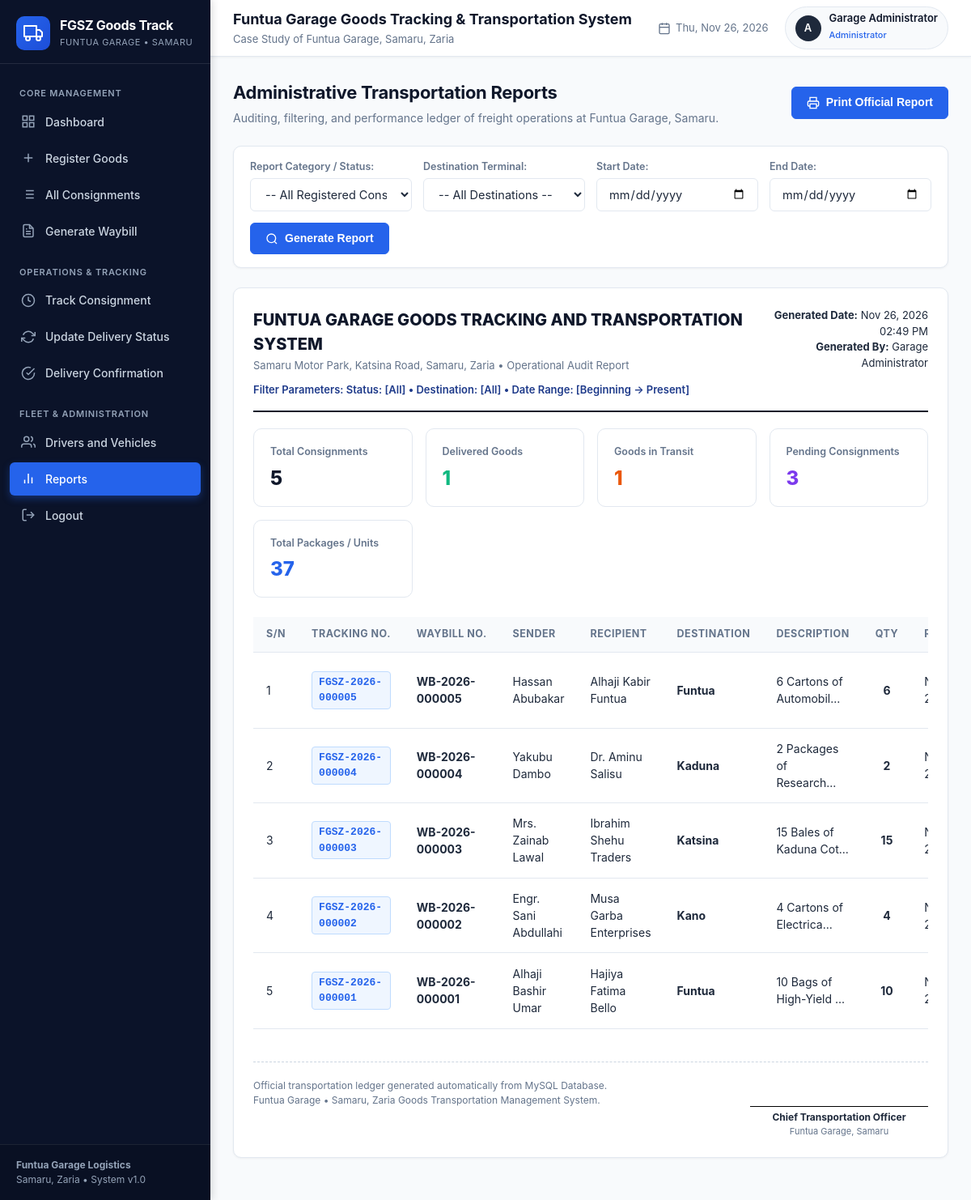
The page /reports/index.php (signed in) on the database its author committed.
### tables this page shows
CREATE TABLE `consignments` (
  `consignment_id` INT NOT NULL AUTO_INCREMENT,
  `tracking_number` VARCHAR(50) NOT NULL UNIQUE,
  `sender_name` VARCHAR(100) NOT NULL,
  `sender_contact` VARCHAR(30) NOT NULL,
  `sender_address` VARCHAR(255) NULL,
  `recipient_name` VARCHAR(100) NOT NULL,
  `recipient_contact` VARCHAR(30) NOT NULL,
  `recipient_address` VARCHAR(255) NULL,
  `goods_description` TEXT NOT NULL,
  `quantity` INT NOT NULL DEFAULT 1,
  `goods_category` VARCHAR(100) NULL,
  `special_instructions` TEXT NULL,
  `destination` VARCHAR(150) NOT NULL,
  `dispatch_date` DATE NULL,
  `driver_id` INT NULL,
  `vehicle_id` INT NULL,
  `current_status` VARCHAR(30) NOT NULL DEFAULT 'Registered',
  `registered_by` INT NOT NULL,
  `created_at` DATETIME NOT NULL DEFAULT CURRENT_TIMESTAMP,
  PRIMARY KEY (`consignment_id`),
  INDEX `idx_tracking` (`tracking_number`),
  INDEX `idx_status` (`current_status`),
  INDEX `idx_destination` (`destination`),
  INDEX `idx_created_at` (`created_at`),
  CONSTRAINT `fk_consignment_driver` FOREIGN KEY (`driver_id`) REFERENCES `drivers` (`driver_id`) ON DELETE SET NULL ON UPDATE CASCADE,
  CONSTRAINT `fk_consignment_vehicle` FOREIGN KEY (`vehicle_id`) REFERENCES `vehicles` (`vehicle_id`) ON DELETE SET NULL ON UPDATE CASCADE,
  CONSTRAINT `fk_consignment_user` FOREIGN KEY (`registered_by`) REFERENCES `users` (`user_id`) ON DELETE CASCADE ON UPDATE CASCADE
);

CREATE TABLE `waybills` (
  `waybill_id` INT NOT NULL AUTO_INCREMENT,
  `consignment_id` INT NOT NULL UNIQUE,
  `waybill_number` VARCHAR(50) NOT NULL UNIQUE,
  `issue_date` DATETIME NOT NULL DEFAULT CURRENT_TIMESTAMP,
  `issued_by` INT NOT NULL,
  PRIMARY KEY (`waybill_id`),
  INDEX `idx_waybill_num` (`waybill_number`),
  CONSTRAINT `fk_waybill_consignment` FOREIGN KEY (`consignment_id`) REFERENCES `consignments` (`consignment_id`) ON DELETE CASCADE ON UPDATE CASCADE,
  CONSTRAINT `fk_waybill_user` FOREIGN KEY (`issued_by`) REFERENCES `users` (`user_id`) ON DELETE CASCADE ON UPDATE CASCADE
);

### reports/index.php (the view, shortened to what this page needs)
<?php
require_once __DIR__ . '/../includes/auth.php';
$status_filter = trim($_GET['status'] ?? '');
$destination_filter = trim($_GET['destination'] ?? '');
$start_date = trim($_GET['start_date'] ?? '');
$end_date = trim($_GET['end_date'] ?? '');
$where = [];
$params = [];
$where_sql = !empty($where) ? 'WHERE ' . implode(' AND ', $where) : '';
$query = "
    SELECT c.*, w.waybill_number,
           d.full_name AS driver_name,
           v.registration_number AS vehicle_reg,
           u.full_name AS registrar_name
    FROM consignments c
    LEFT JOIN waybills w ON c.consignment_id = w.consignment_id
    LEFT JOIN drivers d ON c.driver_id = d.driver_id
    LEFT JOIN vehicles v ON c.vehicle_id = v.vehicle_id
    LEFT JOIN users u ON c.registered_by = u.user_id
    {$where_sql}
    ORDER BY c.consignment_id DESC
";
$stmt = $pdo->prepare($query);
$stmt->execute($params);
$report_records = $stmt->fetchAll();
$total_matching = count($report_records);
$total_delivered = 0;
$total_in_transit = 0;
$total_pending = 0;
$total_quantity = 0;
foreach ($report_records as $r) {
    $total_quantity += (int)$r['quantity'];
    if ($r['current_status'] === 'Delivered') {
        $total_delivered++;
    } elseif ($r['current_status'] === 'In Transit') {
        $total_in_transit++;
    } else {
        $total_pending++;
    }
}
require_once __DIR__ . '/../includes/header.php';
require_once __DIR__ . '/../includes/sidebar.php';
?>
<div class="page-header no-print">
  <div class="page-header-title">
    <h1>Administrative Transportation Reports</h1>
    <p>Auditing, filtering, and performance ledger of freight operations at Funtua Garage, Samaru.</p>
  </div>
  <div class="page-header-actions">
    <button type="button" class="btn btn-primary" onclick="window.print();">
      <svg viewBox="0 0 24 24" fill="none" stroke="currentColor" stroke-width="2">
        <polyline points="6 9 6 2 18 2 18 9"></polyline>
        <path d="M6 18H4a2 2 0 0 1-2-2v-5a2 2 0 0 1 2-2h16a2 2 0 0 1 2 2v5a2 2 0 0 1-2 2h-2"></path>
        <rect x="6" y="14" width="12" height="8"></rect>
      </svg>
      Print Official Report
    </button>
  </div>
</div>
<div class="filter-card no-print">
  <form method="GET" action="<?php echo BASE_URL; ?>reports/index.php" class="filter-form">
    <div class="filter-group">
      <label for="status">Report Category / Status:</label>
      <select id="status" name="status" class="form-control">
        <option value="">-- All Registered Consignments --</option>
      </select>
    </div>
    <div class="filter-group">
      <label for="destination">Destination Terminal:</label>
      <select id="destination" name="destination" class="form-control">
        <option value="">-- All Destinations --</option>
      </select>
    </div>
    <div class="filter-group">
      <label for="start_date">Start Date:</label>
      <input type="date" id="start_date" name="start_date" class="form-control" value="<?php echo htmlspecialchars($start_date); ?>">
    </div>
    <div class="filter-group">
      <label for="end_date">End Date:</label>
      <input type="date" id="end_date" name="end_date" class="form-control" value="<?php echo htmlspecialchars($end_date); ?>">
    </div>
    <div>
      <button type="submit" class="btn btn-primary">
        <svg viewBox="0 0 24 24" fill="none" stroke="currentColor" stroke-width="2"><circle cx="11" cy="11" r="8"></circle><line x1="21" y1="21" x2="16.65" y2="16.65"></line></svg>
        Generate Report
      </button>
    </div>
  </form>
</div>
<div class="card" style="padding: 24px;">
  <div style="border-bottom: 2px solid var(--primary-navy); padding-bottom: 16px; margin-bottom: 20px;">
    <div style="display: flex; justify-content: space-between; align-items: flex-start;">
      <div>
        <h1 style="font-size: 20px; font-weight: 800; color: var(--primary-navy);">
          FUNTUA GARAGE GOODS TRACKING AND TRANSPORTATION SYSTEM
        </h1>
        <p style="font-size: 13px; color: var(--text-muted); margin-top: 2px;">
          Samaru Motor Park, Katsina Road, Samaru, Zaria &bull; Operational Audit Report
        </p>
      </div>
      <div style="text-align: right; font-size: 13px;">
        <div><strong>Generated Date:</strong> <?php echo date('M d, Y h:i A'); ?></div>
        <div><strong>Generated By:</strong> <?php echo htmlspecialchars($_SESSION['full_name'] ?? 'Administrator'); ?></div>
      </div>
    </div>
    <div style="margin-top: 10px; font-size: 13px; color: #1e3a8a; font-weight: 600;">
      Filter Parameters:
      Status: [<?php echo $status_filter ?: 'All'; ?>] &bull;
      Destination: [<?php echo $destination_filter ?: 'All'; ?>] &bull;
      Date Range: [<?php echo $start_date ? $start_date : 'Beginning'; ?> &rarr; <?php echo $end_date ? $end_date : 'Present'; ?>]
    </div>
  </div>
  <div class="report-summary-bar">
    <div class="report-metric-card">
      <span class="label">Total Consignments</span>
      <div class="val"><?php echo number_format($total_matching); ?></div>
    </div>
    <div class="report-metric-card">
      <span class="label">Delivered Goods</span>
      <div class="val" style="color: var(--success-color);"><?php echo number_format($total_delivered); ?></div>
    </div>
    <div class="report-metric-card">
      <span class="label">Goods in Transit</span>
      <div class="val" style="color: #ea580c;"><?php echo number_format($total_in_transit); ?></div>
    </div>
    <div class="report-metric-card">
      <span class="label">Pending Consignments</span>
      <div class="val" style="color: #7c3aed;"><?php echo number_format($total_pending); ?></div>
    </div>
    <div class="report-metric-card">
      <span class="label">Total Packages / Units</span>
      <div class="val" style="color: #2563eb;"><?php echo number_format($total_quantity); ?></div>
    </div>
  </div>
  <div class="table-responsive">
    <table class="data-table">
      <thead>
        <tr>
          <th>S/N</th>
          <th>Tracking No.</th>
          <th>Waybill No.</th>
          <th>Sender</th>
          <th>Recipient</th>
          <th>Destination</th>
          <th>Description</th>
          <th style="text-align: center;">Qty</th>
          <th>Reg. Date</th>
        </tr>
      </thead>
      <tbody>
        <?php if (empty($report_records)): ?>
          <tr>
            <td colspan="11" style="text-align: center; color: var(--text-muted); padding: 30px;">
              No records found matching the specified report criteria.
            </td>
          </tr>
        <?php else: ?>
          <?php
          $sn = 1;
          foreach ($report_records as $rec):
          ?>
            <tr>
              <td><?php echo $sn++; ?></td>
              <td><span class="tracking-code"><?php echo htmlspecialchars($rec['tracking_number']); ?></span></td>
              <td><strong><?php echo htmlspecialchars($rec['waybill_number'] ?? 'N/A'); ?></strong></td>
              <td><?php echo htmlspecialchars($rec['sender_name']); ?></td>
              <td><?php echo htmlspecialchars($rec['recipient_name']); ?></td>
              <td><strong><?php echo htmlspecialchars($rec['destination']); ?></strong></td>
              <td><?php echo htmlspecialchars(mb_strimwidth($rec['goods_description'], 0, 25, '...')); ?></td>
              <td style="text-align: center; font-weight: 700;"><?php echo (int)$rec['quantity']; ?></td>
              <td><?php echo format_date($rec['created_at']); ?></td>
            </tr>
          <?php endforeach; ?>
        <?php endif; ?>
      </tbody>
    </table>
  </div>
  <div style="margin-top: 40px; display: flex; justify-content: space-between; border-top: 1px dashed #cbd5e1; padding-top: 20px;">
    <div style="font-size: 12px; color: var(--text-muted);">
      Official transportation ledger generated automatically from MySQL Database.<br>
      Funtua Garage &bull; Samaru, Zaria Goods Transportation Management System.
    </div>
    <div style="text-align: center; width: 220px;">
      <div style="border-bottom: 1px solid #000; height: 35px; margin-bottom: 4px;"></div>
      <div style="font-size: 12px; font-weight: 700;">Chief Transportation Officer</div>
      <div style="font-size: 11px; color: var(--text-muted);">Funtua Garage, Samaru</div>
    </div>
  </div>
</div>
<?php require_once __DIR__ . '/../includes/footer.php'; ?>

### assets/css/style.css (style rules this page uses)
:root { --primary-navy: #0f172a; --secondary-navy: #1e293b; --sidebar-navy: #0b1329; --accent-blue: #2563eb; --accent-blue-hover: #1d4ed8; --accent-light: #eff6ff; --bg-page: #f8fafc; --bg-card: #ffffff; --border-color: #e2e8f0; --border-light: #f1f5f9; --text-main: #1e293b; --text-muted: #64748b; --text-light: #94a3b8; --success-color: #10b981; --warning-color: #f59e0b; --danger-color: #ef4444; --info-color: #0284c7; --radius-sm: 6px; --radius-md: 10px; --radius-lg: 14px; --shadow-sm: 0 1px 3px rgba(0, 0, 0, 0.05); --shadow-md: 0 4px 6px -1px rgba(15, 23, 42, 0.08), 0 2px 4px -2px rgba(15, 23, 42, 0.05); --shadow-lg: 0 10px 15px -3px rgba(15, 23, 42, 0.1), 0 4px 6px -4px rgba(15, 23, 42, 0.05); --sidebar-width: 260px; --header-height: 70px; }
* { box-sizing: border-box; margin: 0; padding: 0; }
body { font-family: -apple-system, BlinkMacSystemFont, "Segoe UI", Roboto, "Helvetica Neue", Arial, sans-serif; background-color: var(--bg-page); color: var(--text-main); line-height: 1.5; font-size: 15px; -webkit-font-smoothing: antialiased; }
.page-header { display: flex; align-items: center; justify-content: space-between; margin-bottom: 24px; flex-wrap: wrap; gap: 16px; }
.page-header-title h1 { font-size: 22px; font-weight: 700; color: var(--primary-navy); letter-spacing: -0.3px; }
.page-header-title p { font-size: 14px; color: var(--text-muted); margin-top: 4px; }
.page-header-actions { display: flex; gap: 12px; flex-wrap: wrap; }
.card { background-color: var(--bg-card); border: 1px solid var(--border-color); border-radius: var(--radius-md); box-shadow: var(--shadow-sm); margin-bottom: 24px; overflow: hidden; }
.btn { display: inline-flex; align-items: center; justify-content: center; gap: 8px; padding: 9px 18px; font-size: 14px; font-weight: 600; border-radius: var(--radius-sm); border: 1px solid transparent; cursor: pointer; transition: all 0.2s ease; line-height: 1.4; text-decoration: none; }
.btn svg { width: 16px; height: 16px; }
.btn-primary { background-color: var(--accent-blue); color: #fff; border-color: var(--accent-blue); }
.table-responsive { width: 100%; overflow-x: auto; }
.data-table { width: 100%; border-collapse: collapse; text-align: left; }
.data-table th { background-color: #f8fafc; padding: 12px 16px; font-size: 12.5px; font-weight: 700; color: var(--text-muted); text-transform: uppercase; letter-spacing: 0.5px; border-bottom: 1px solid var(--border-color); white-space: nowrap; }
.data-table td { padding: 14px 16px; font-size: 14px; border-bottom: 1px solid var(--border-color); color: var(--text-main); vertical-align: middle; }
.tracking-code { font-family: ui-monospace, SFMono-Regular, Menlo, Monaco, Consolas, monospace; font-size: 13px; font-weight: 700; color: var(--accent-blue); background-color: #eff6ff; padding: 3px 8px; border-radius: 4px; border: 1px solid #bfdbfe; display: inline-block; }
.form-control { width: 100%; padding: 10px 14px; font-size: 14.5px; border: 1px solid var(--border-color); border-radius: var(--radius-sm); background-color: #fff; color: var(--text-main); transition: border-color 0.2s ease, box-shadow 0.2s ease; outline: none; font-family: inherit; }
.filter-card { background-color: #fff; border: 1px solid var(--border-color); border-radius: var(--radius-md); padding: 16px 20px; margin-bottom: 24px; box-shadow: var(--shadow-sm); }
.filter-form { display: flex; gap: 14px; align-items: flex-end; flex-wrap: wrap; }
.filter-group { flex: 1; min-width: 160px; }
.filter-group label { display: block; font-size: 12.5px; font-weight: 600; color: var(--text-muted); margin-bottom: 4px; }
.report-summary-bar { display: grid; grid-template-columns: repeat(auto-fit, minmax(180px, 1fr)); gap: 16px; margin-bottom: 24px; }
.report-metric-card { background-color: #fff; border: 1px solid var(--border-color); border-radius: var(--radius-md); padding: 16px 20px; }
.report-metric-card .label { font-size: 12.5px; color: var(--text-muted); font-weight: 600; }
.report-metric-card .val { font-size: 24px; font-weight: 800; color: var(--primary-navy); margin-top: 4px; }

### rows shown on the page
consignments: tracking_number "FGSZ-2026-000005", waybills.waybill_number "WB-2026-000005", sender_name "Hassan Abubakar", recipient_name "Alhaji Kabir Funtua", destination "Funtua", goods_description "6 Cartons of Automobil...", quantity "6"
consignments: tracking_number "FGSZ-2026-000004", waybills.waybill_number "WB-2026-000004", sender_name "Yakubu Dambo", recipient_name "Dr. Aminu Salisu", destination "Kaduna", goods_description "2 Packages of Research...", quantity "2"
consignments: tracking_number "FGSZ-2026-000003", waybills.waybill_number "WB-2026-000003", sender_name "Mrs. Zainab Lawal", recipient_name "Ibrahim Shehu Traders", destination "Katsina", goods_description "15 Bales of Kaduna Cot...", quantity "15"
consignments: tracking_number "FGSZ-2026-000002", waybills.waybill_number "WB-2026-000002", sender_name "Engr. Sani Abdullahi", recipient_name "Musa Garba Enterprises", destination "Kano", goods_description "4 Cartons of Electrica...", quantity "4"
consignments: tracking_number "FGSZ-2026-000001", waybills.waybill_number "WB-2026-000001", sender_name "Alhaji Bashir Umar", recipient_name "Hajiya Fatima Bello", destination "Funtua", goods_description "10 Bags of High-Yield ...", quantity "10"

### other values the page prints
substr($currentUser['username'], 0, 1) "A"
$currentUser['full_name'] "Garage Administrator"
$currentUser['role'] "Administrator"
$_SESSION['full_name'] "Garage Administrator"
$status_filter ?: 'All' "All"
$destination_filter ?: 'All' "All"
$total_matching "5"
$total_delivered "1"
$total_in_transit "1"
$total_pending "3"
$total_quantity "37"
